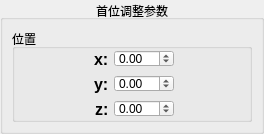
          <widget class="QGroupBox" name="Parameter">
           <property name="sizePolicy">
            <sizepolicy hsizetype="Fixed" vsizetype="Fixed">
             <horstretch>0</horstretch>
             <verstretch>0</verstretch>
            </sizepolicy>
           </property>
           <property name="minimumSize">
            <size>
             <width>240</width>
             <height>0</height>
            </size>
           </property>
           <property name="title">
            <string>首位调整参数</string>
           </property>
           <property name="alignment">
            <set>Qt::AlignCenter</set>
           </property>
           <layout class="QGridLayout" name="gridLayout_3" rowstretch="0">
            <property name="leftMargin">
             <number>9</number>
            </property>
            <property name="topMargin">
             <number>9</number>
            </property>
            <property name="rightMargin">
             <number>9</number>
            </property>
            <property name="bottomMargin">
             <number>9</number>
            </property>
            <property name="spacing">
             <number>6</number>
            </property>
            <item row="0" column="0">
             <widget class="QGroupBox" name="Other_pos">
              <property name="sizePolicy">
               <sizepolicy hsizetype="Fixed" vsizetype="Fixed">
                <horstretch>0</horstretch>
                <verstretch>0</verstretch>
               </sizepolicy>
              </property>
              <property name="minimumSize">
               <size>
                <width>240</width>
                <height>0</height>
               </size>
              </property>
              <property name="maximumSize">
               <size>
                <width>240</width>
                <height>16777215</height>
               </size>
              </property>
              <property name="title">
               <string>位置</string>
              </property>
              <layout class="QGridLayout" name="gridLayout_5">
               <property name="leftMargin">
                <number>0</number>
               </property>
               <property name="topMargin">
                <number>0</number>
               </property>
               <property name="rightMargin">
                <number>0</number>
               </property>
               <property name="bottomMargin">
                <number>0</number>
               </property>
               <property name="spacing">
                <number>0</number>
               </property>
               <item row="0" column="0">
                <layout class="QVBoxLayout" name="verticalLayout">
                 <item>
                  <layout class="QHBoxLayout" name="horizontalLayout">
                   <item>
                    <spacer name="horizontalSpacer_17">
                     <property name="orientation">
                      <enum>Qt::Horizontal</enum>
                     </property>
                     <property name="sizeHint" stdset="0">
                      <size>
                       <width>40</width>
                       <height>20</height>
                      </size>
                     </property>
                    </spacer>
                   </item>
                   <item>
                    <widget class="QLabel" name="Other_label_x">
                     <property name="font">
                      <font>
                       <pointsize>12</pointsize>
                       <weight>75</weight>
                       <bold>true</bold>
                      </font>
                     </property>
                     <property name="text">
                      <string>x:</string>
                     </property>
                    </widget>
                   </item>
                   <item>
                    <spacer name="horizontalSpacer">
                     <property name="orientation">
                      <enum>Qt::Horizontal</enum>
                     </property>
                     <property name="sizeType">
                      <enum>QSizePolicy::Fixed</enum>
                     </property>
                     <property name="sizeHint" stdset="0">
                      <size>
                       <width>5</width>
                       <height>20</height>
                      </size>
                     </property>
                    </spacer>
                   </item>
                   <item>
                    <widget class="QDoubleSpinBox" name="SpinBox_other_pos_x">
                     <property name="sizePolicy">
                      <sizepolicy hsizetype="Fixed" vsizetype="Fixed">
                       <horstretch>0</horstretch>
                       <verstretch>0</verstretch>
                      </sizepolicy>
                     </property>
                     <property name="minimumSize">
                      <size>
                       <width>60</width>
                       <height>17</height>
                      </size>
                     </property>
                     <property name="maximumSize">
                      <size>
                       <width>60</width>
                       <height>17</height>
                      </size>
                     </property>
                     <property name="decimals">
                      <number>2</number>
                     </property>
                     <property name="minimum">
                      <double>-99.989999999999995</double>
                     </property>
                     <property name="singleStep">
                      <double>0.100000000000000</double>
                     </property>
                    </widget>
                   </item>
                   <item>
                    <spacer name="horizontalSpacer_19">
                     <property name="orientation">
                      <enum>Qt::Horizontal</enum>
                     </property>
                     <property name="sizeType">
                      <enum>QSizePolicy::Fixed</enum>
                     </property>
                     <property name="sizeHint" stdset="0">
                      <size>
                       <width>75</width>
                       <height>20</height>
                      </size>
                     </property>
                    </spacer>
                   </item>
                  </layout>
                 </item>
                 <item>
                  <spacer name="verticalSpacer_4">
                   <property name="orientation">
                    <enum>Qt::Vertical</enum>
                   </property>
                   <property name="sizeType">
                    <enum>QSizePolicy::Fixed</enum>
                   </property>
                   <property name="sizeHint" stdset="0">
                    <size>
                     <width>20</width>
                     <height>5</height>
                    </size>
                   </property>
                  </spacer>
                 </item>
                 <item>
                  <layout class="QHBoxLayout" name="horizontalLayout_2">
                   <item>
                    <spacer name="horizontalSpacer_18">
                     <property name="orientation">
                      <enum>Qt::Horizontal</enum>
                     </property>
                     <property name="sizeHint" stdset="0">
                      <size>
                       <width>40</width>
                       <height>20</height>
                      </size>
                     </property>
                    </spacer>
                   </item>
                   <item>
                    <widget class="QLabel" name="Other_label_y">
                     <property name="font">
                      <font>
                       <pointsize>12</pointsize>
                       <weight>75</weight>
                       <bold>true</bold>
                      </font>
                     </property>
                     <property name="text">
                      <string>y:</string>
                     </property>
                    </widget>
                   </item>
                   <item>
                    <spacer name="horizontalSpacer_2">
                     <property name="orientation">
                      <enum>Qt::Horizontal</enum>
                     </property>
                     <property name="sizeType">
                      <enum>QSizePolicy::Fixed</enum>
                     </property>
                     <property name="sizeHint" stdset="0">
                      <size>
                       <width>5</width>
                       <height>20</height>
                      </size>
                     </property>
                    </spacer>
                   </item>
                   <item>
                    <widget class="QDoubleSpinBox" name="SpinBox_other_pos_y">
                     <property name="sizePolicy">
                      <sizepolicy hsizetype="Fixed" vsizetype="Fixed">
                       <horstretch>0</horstretch>
                       <verstretch>0</verstretch>
                      </sizepolicy>
                     </property>
                     <property name="minimumSize">
                      <size>
                       <width>60</width>
                       <height>17</height>
                      </size>
                     </property>
                     <property name="maximumSize">
                      <size>
                       <width>60</width>
                       <height>17</height>
                      </size>
                     </property>
                     <property name="decimals">
                      <number>2</number>
                     </property>
                     <property name="minimum">
                      <double>-99.989999999999995</double>
                     </property>
                     <property name="singleStep">
                      <double>0.100000000000000</double>
                     </property>
                    </widget>
                   </item>
                   <item>
                    <spacer name="horizontalSpacer_20">
                     <property name="orientation">
                      <enum>Qt::Horizontal</enum>
                     </property>
                     <property name="sizeType">
                      <enum>QSizePolicy::Fixed</enum>
                     </property>
                     <property name="sizeHint" stdset="0">
                      <size>
                       <width>75</width>
                       <height>20</height>
                      </size>
                     </property>
                    </spacer>
                   </item>
                  </layout>
                 </item>
                 <item>
                  <spacer name="verticalSpacer_5">
                   <property name="orientation">
                    <enum>Qt::Vertical</enum>
                   </property>
                   <property name="sizeType">
                    <enum>QSizePolicy::Fixed</enum>
                   </property>
                   <property name="sizeHint" stdset="0">
                    <size>
                     <width>20</width>
                     <height>5</height>
                    </size>
                   </property>
                  </spacer>
                 </item>
                 <item>
                  <layout class="QHBoxLayout" name="horizontalLayout_3">
                   <item>
                    <spacer name="horizontalSpacer_21">
                     <property name="orientation">
                      <enum>Qt::Horizontal</enum>
                     </property>
                     <property name="sizeHint" stdset="0">
                      <size>
                       <width>40</width>
                       <height>20</height>
                      </size>
                     </property>
                    </spacer>
                   </item>
                   <item>
                    <widget class="QLabel" name="Other_label_z">
                     <property name="font">
                      <font>
                       <pointsize>12</pointsize>
                       <weight>75</weight>
                       <bold>true</bold>
                      </font>
                     </property>
                     <property name="text">
                      <string>z:</string>
                     </property>
                    </widget>
                   </item>
                   <item>
                    <spacer name="horizontalSpacer_3">
                     <property name="orientation">
                      <enum>Qt::Horizontal</enum>
                     </property>
                     <property name="sizeType">
                      <enum>QSizePolicy::Fixed</enum>
                     </property>
                     <property name="sizeHint" stdset="0">
                      <size>
                       <width>5</width>
                       <height>20</height>
                      </size>
                     </property>
                    </spacer>
                   </item>
                   <item>
                    <widget class="QDoubleSpinBox" name="SpinBox_other_pos_z">
                     <property name="sizePolicy">
                      <sizepolicy hsizetype="Fixed" vsizetype="Fixed">
                       <horstretch>0</horstretch>
                       <verstretch>0</verstretch>
                      </sizepolicy>
                     </property>
                     <property name="minimumSize">
                      <size>
                       <width>60</width>
                       <height>17</height>
                      </size>
                     </property>
                     <property name="maximumSize">
                      <size>
                       <width>60</width>
                       <height>17</height>
                      </size>
                     </property>
                     <property name="decimals">
                      <number>2</number>
                     </property>
                     <property name="minimum">
                      <double>-99.989999999999995</double>
                     </property>
                     <property name="singleStep">
                      <double>0.100000000000000</double>
                     </property>
                    </widget>
                   </item>
                   <item>
                    <spacer name="horizontalSpacer_22">
                     <property name="orientation">
                      <enum>Qt::Horizontal</enum>
                     </property>
                     <property name="sizeType">
                      <enum>QSizePolicy::Fixed</enum>
                     </property>
                     <property name="sizeHint" stdset="0">
                      <size>
                       <width>75</width>
                       <height>20</height>
                      </size>
                     </property>
                    </spacer>
                   </item>
                  </layout>
                 </item>
                </layout>
               </item>
              </layout>
             </widget>
            </item>
           </layout>
          </widget>
